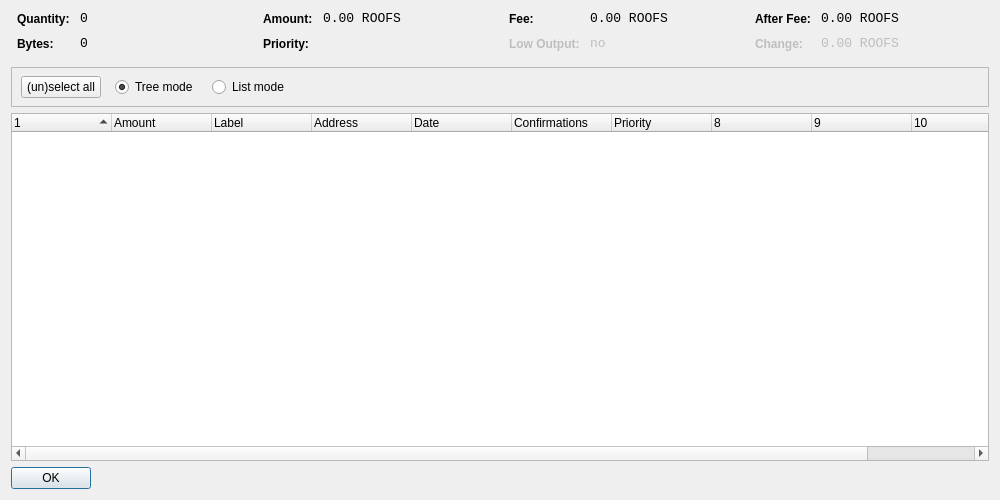
<?xml version="1.0" encoding="UTF-8"?>
<ui version="4.0">
 <class>CoinControlDialog</class>
 <widget class="QDialog" name="CoinControlDialog">
  <property name="geometry">
   <rect>
    <x>0</x>
    <y>0</y>
    <width>1000</width>
    <height>500</height>
   </rect>
  </property>
  <property name="windowTitle">
   <string>Coin Control</string>
  </property>
  <layout class="QVBoxLayout" name="verticalLayout">
   <item>
    <layout class="QHBoxLayout" name="horizontalLayoutTop" stretch="0,0,0,0">
     <property name="topMargin">
      <number>0</number>
     </property>
     <property name="bottomMargin">
      <number>10</number>
     </property>
     <item>
      <layout class="QFormLayout" name="formLayoutCoinControl1">
       <property name="horizontalSpacing">
        <number>10</number>
       </property>
       <property name="verticalSpacing">
        <number>10</number>
       </property>
       <property name="leftMargin">
        <number>6</number>
       </property>
       <property name="rightMargin">
        <number>6</number>
       </property>
       <item row="0" column="0">
        <widget class="QLabel" name="labelCoinControlQuantityText">
         <property name="styleSheet">
          <string notr="true">font-weight:bold;</string>
         </property>
         <property name="text">
          <string>Quantity:</string>
         </property>
        </widget>
       </item>
       <item row="0" column="1">
        <widget class="QLabel" name="labelCoinControlQuantity">
         <property name="font">
          <font>
           <family>Monospace</family>
           <pointsize>10</pointsize>
          </font>
         </property>
         <property name="cursor">
          <cursorShape>IBeamCursor</cursorShape>
         </property>
         <property name="contextMenuPolicy">
          <enum>Qt::ActionsContextMenu</enum>
         </property>
         <property name="text">
          <string notr="true">0</string>
         </property>
         <property name="textInteractionFlags">
          <set>Qt::LinksAccessibleByMouse|Qt::TextSelectableByKeyboard|Qt::TextSelectableByMouse</set>
         </property>
        </widget>
       </item>
       <item row="1" column="0">
        <widget class="QLabel" name="labelCoinControlBytesText">
         <property name="styleSheet">
          <string notr="true">font-weight:bold;</string>
         </property>
         <property name="text">
          <string>Bytes:</string>
         </property>
        </widget>
       </item>
       <item row="1" column="1">
        <widget class="QLabel" name="labelCoinControlBytes">
         <property name="font">
          <font>
           <family>Monospace</family>
           <pointsize>10</pointsize>
          </font>
         </property>
         <property name="cursor">
          <cursorShape>IBeamCursor</cursorShape>
         </property>
         <property name="contextMenuPolicy">
          <enum>Qt::ActionsContextMenu</enum>
         </property>
         <property name="text">
          <string notr="true">0</string>
         </property>
         <property name="textInteractionFlags">
          <set>Qt::LinksAccessibleByMouse|Qt::TextSelectableByKeyboard|Qt::TextSelectableByMouse</set>
         </property>
        </widget>
       </item>
      </layout>
     </item>
     <item>
      <layout class="QFormLayout" name="formLayoutCoinControl2">
       <property name="horizontalSpacing">
        <number>10</number>
       </property>
       <property name="verticalSpacing">
        <number>10</number>
       </property>
       <property name="leftMargin">
        <number>6</number>
       </property>
       <property name="rightMargin">
        <number>6</number>
       </property>
       <item row="0" column="0">
        <widget class="QLabel" name="labelCoinControlAmountText">
         <property name="styleSheet">
          <string notr="true">font-weight:bold;</string>
         </property>
         <property name="text">
          <string>Amount:</string>
         </property>
        </widget>
       </item>
       <item row="0" column="1">
        <widget class="QLabel" name="labelCoinControlAmount">
         <property name="font">
          <font>
           <family>Monospace</family>
           <pointsize>10</pointsize>
          </font>
         </property>
         <property name="cursor">
          <cursorShape>IBeamCursor</cursorShape>
         </property>
         <property name="contextMenuPolicy">
          <enum>Qt::ActionsContextMenu</enum>
         </property>
         <property name="text">
          <string notr="true">0.00 ROOFS</string>
         </property>
         <property name="textInteractionFlags">
          <set>Qt::LinksAccessibleByMouse|Qt::TextSelectableByKeyboard|Qt::TextSelectableByMouse</set>
         </property>
        </widget>
       </item>
       <item row="1" column="0">
        <widget class="QLabel" name="labelCoinControlPriorityText">
         <property name="styleSheet">
          <string notr="true">font-weight:bold;</string>
         </property>
         <property name="text">
          <string>Priority:</string>
         </property>
        </widget>
       </item>
       <item row="1" column="1">
        <widget class="QLabel" name="labelCoinControlPriority">
         <property name="font">
          <font>
           <family>Monospace</family>
           <pointsize>10</pointsize>
          </font>
         </property>
         <property name="cursor">
          <cursorShape>IBeamCursor</cursorShape>
         </property>
         <property name="contextMenuPolicy">
          <enum>Qt::ActionsContextMenu</enum>
         </property>
         <property name="text">
          <string/>
         </property>
         <property name="textInteractionFlags">
          <set>Qt::LinksAccessibleByMouse|Qt::TextSelectableByKeyboard|Qt::TextSelectableByMouse</set>
         </property>
        </widget>
       </item>
      </layout>
     </item>
     <item>
      <layout class="QFormLayout" name="formLayoutCoinControl3">
       <property name="horizontalSpacing">
        <number>10</number>
       </property>
       <property name="verticalSpacing">
        <number>10</number>
       </property>
       <property name="leftMargin">
        <number>6</number>
       </property>
       <property name="rightMargin">
        <number>6</number>
       </property>
       <item row="0" column="0">
        <widget class="QLabel" name="labelCoinControlFeeText">
         <property name="styleSheet">
          <string notr="true">font-weight:bold;</string>
         </property>
         <property name="text">
          <string>Fee:</string>
         </property>
        </widget>
       </item>
       <item row="0" column="1">
        <widget class="QLabel" name="labelCoinControlFee">
         <property name="font">
          <font>
           <family>Monospace</family>
           <pointsize>10</pointsize>
          </font>
         </property>
         <property name="cursor">
          <cursorShape>IBeamCursor</cursorShape>
         </property>
         <property name="contextMenuPolicy">
          <enum>Qt::ActionsContextMenu</enum>
         </property>
         <property name="text">
          <string notr="true">0.00 ROOFS</string>
         </property>
         <property name="textInteractionFlags">
          <set>Qt::LinksAccessibleByMouse|Qt::TextSelectableByKeyboard|Qt::TextSelectableByMouse</set>
         </property>
        </widget>
       </item>
       <item row="1" column="0">
        <widget class="QLabel" name="labelCoinControlLowOutputText">
         <property name="enabled">
          <bool>false</bool>
         </property>
         <property name="styleSheet">
          <string notr="true">font-weight:bold;</string>
         </property>
         <property name="text">
          <string>Low Output:</string>
         </property>
        </widget>
       </item>
       <item row="1" column="1">
        <widget class="QLabel" name="labelCoinControlLowOutput">
         <property name="enabled">
          <bool>false</bool>
         </property>
         <property name="font">
          <font>
           <family>Monospace</family>
           <pointsize>10</pointsize>
          </font>
         </property>
         <property name="cursor">
          <cursorShape>IBeamCursor</cursorShape>
         </property>
         <property name="contextMenuPolicy">
          <enum>Qt::ActionsContextMenu</enum>
         </property>
         <property name="text">
          <string notr="true">no</string>
         </property>
         <property name="textInteractionFlags">
          <set>Qt::LinksAccessibleByMouse|Qt::TextSelectableByKeyboard|Qt::TextSelectableByMouse</set>
         </property>
        </widget>
       </item>
      </layout>
     </item>
     <item>
      <layout class="QFormLayout" name="formLayoutCoinControl4">
       <property name="horizontalSpacing">
        <number>10</number>
       </property>
       <property name="verticalSpacing">
        <number>10</number>
       </property>
       <property name="leftMargin">
        <number>6</number>
       </property>
       <property name="rightMargin">
        <number>6</number>
       </property>
       <item row="0" column="0">
        <widget class="QLabel" name="labelCoinControlAfterFeeText">
         <property name="styleSheet">
          <string notr="true">font-weight:bold;</string>
         </property>
         <property name="text">
          <string>After Fee:</string>
         </property>
        </widget>
       </item>
       <item row="0" column="1">
        <widget class="QLabel" name="labelCoinControlAfterFee">
         <property name="font">
          <font>
           <family>Monospace</family>
           <pointsize>10</pointsize>
          </font>
         </property>
         <property name="cursor">
          <cursorShape>IBeamCursor</cursorShape>
         </property>
         <property name="contextMenuPolicy">
          <enum>Qt::ActionsContextMenu</enum>
         </property>
         <property name="text">
          <string notr="true">0.00 ROOFS</string>
         </property>
         <property name="textInteractionFlags">
          <set>Qt::LinksAccessibleByMouse|Qt::TextSelectableByKeyboard|Qt::TextSelectableByMouse</set>
         </property>
        </widget>
       </item>
       <item row="1" column="0">
        <widget class="QLabel" name="labelCoinControlChangeText">
         <property name="enabled">
          <bool>false</bool>
         </property>
         <property name="styleSheet">
          <string notr="true">font-weight:bold;</string>
         </property>
         <property name="text">
          <string>Change:</string>
         </property>
        </widget>
       </item>
       <item row="1" column="1">
        <widget class="QLabel" name="labelCoinControlChange">
         <property name="enabled">
          <bool>false</bool>
         </property>
         <property name="font">
          <font>
           <family>Monospace</family>
           <pointsize>10</pointsize>
          </font>
         </property>
         <property name="cursor">
          <cursorShape>IBeamCursor</cursorShape>
         </property>
         <property name="contextMenuPolicy">
          <enum>Qt::ActionsContextMenu</enum>
         </property>
         <property name="text">
          <string notr="true">0.00 ROOFS</string>
         </property>
         <property name="textInteractionFlags">
          <set>Qt::LinksAccessibleByMouse|Qt::TextSelectableByKeyboard|Qt::TextSelectableByMouse</set>
         </property>
        </widget>
       </item>
      </layout>
     </item>
    </layout>
   </item>
   <item>
    <widget class="QFrame" name="frame">
     <property name="minimumSize">
      <size>
       <width>0</width>
       <height>40</height>
      </size>
     </property>
     <property name="frameShape">
      <enum>QFrame::StyledPanel</enum>
     </property>
     <property name="frameShadow">
      <enum>QFrame::Sunken</enum>
     </property>
     <widget class="QWidget" name="horizontalLayoutWidget">
      <property name="geometry">
       <rect>
        <x>10</x>
        <y>0</y>
        <width>781</width>
        <height>41</height>
       </rect>
      </property>
      <layout class="QHBoxLayout" name="horizontalLayoutPanel" stretch="0,0,0,0,0">
       <property name="spacing">
        <number>14</number>
       </property>
       <item>
        <widget class="QPushButton" name="pushButtonSelectAll">
         <property name="sizePolicy">
          <sizepolicy hsizetype="Maximum" vsizetype="Fixed">
           <horstretch>0</horstretch>
           <verstretch>0</verstretch>
          </sizepolicy>
         </property>
         <property name="text">
          <string>(un)select all</string>
         </property>
        </widget>
       </item>
       <item>
        <widget class="QRadioButton" name="radioTreeMode">
         <property name="sizePolicy">
          <sizepolicy hsizetype="Maximum" vsizetype="Fixed">
           <horstretch>0</horstretch>
           <verstretch>0</verstretch>
          </sizepolicy>
         </property>
         <property name="text">
          <string>Tree mode</string>
         </property>
         <property name="checked">
          <bool>true</bool>
         </property>
        </widget>
       </item>
       <item>
        <widget class="QRadioButton" name="radioListMode">
         <property name="sizePolicy">
          <sizepolicy hsizetype="Maximum" vsizetype="Fixed">
           <horstretch>0</horstretch>
           <verstretch>0</verstretch>
          </sizepolicy>
         </property>
         <property name="text">
          <string>List mode</string>
         </property>
        </widget>
       </item>
       <item>
        <spacer name="horizontalSpacer">
         <property name="orientation">
          <enum>Qt::Horizontal</enum>
         </property>
         <property name="sizeHint" stdset="0">
          <size>
           <width>40</width>
           <height>20</height>
          </size>
         </property>
        </spacer>
       </item>
      </layout>
     </widget>
    </widget>
   </item>
   <item>
    <widget class="CoinControlTreeWidget" name="treeWidget">
     <property name="contextMenuPolicy">
      <enum>Qt::CustomContextMenu</enum>
     </property>
     <property name="sortingEnabled">
      <bool>false</bool>
     </property>
     <property name="columnCount">
      <number>11</number>
     </property>
     <attribute name="headerShowSortIndicator" stdset="0">
      <bool>true</bool>
     </attribute>
     <attribute name="headerStretchLastSection">
      <bool>false</bool>
     </attribute>
     <column>
      <property name="text">
       <string/>
      </property>
     </column>
     <column>
      <property name="text">
       <string>Amount</string>
      </property>
     </column>
     <column>
      <property name="text">
       <string>Label</string>
      </property>
     </column>
     <column>
      <property name="text">
       <string>Address</string>
      </property>
     </column>
     <column>
      <property name="text">
       <string>Date</string>
      </property>
     </column>
     <column>
      <property name="text">
       <string>Confirmations</string>
      </property>
      <property name="toolTip">
       <string>Confirmed</string>
      </property>
     </column>
     <column>
      <property name="text">
       <string>Priority</string>
      </property>
     </column>
     <column>
      <property name="text">
       <string/>
      </property>
     </column>
     <column>
      <property name="text">
       <string/>
      </property>
     </column>
     <column>
      <property name="text">
       <string/>
      </property>
     </column>
     <column>
      <property name="text">
       <string/>
      </property>
     </column>
    </widget>
   </item>
   <item>
    <widget class="QDialogButtonBox" name="buttonBox">
     <property name="sizePolicy">
      <sizepolicy hsizetype="Maximum" vsizetype="Fixed">
       <horstretch>0</horstretch>
       <verstretch>0</verstretch>
      </sizepolicy>
     </property>
     <property name="orientation">
      <enum>Qt::Horizontal</enum>
     </property>
     <property name="standardButtons">
      <set>QDialogButtonBox::Ok</set>
     </property>
    </widget>
   </item>
  </layout>
 </widget>
 <customwidgets>
  <customwidget>
   <class>CoinControlTreeWidget</class>
   <extends>QTreeWidget</extends>
   <header>coincontroltreewidget.h</header>
  </customwidget>
 </customwidgets>
 <resources/>
 <connections/>
</ui>
